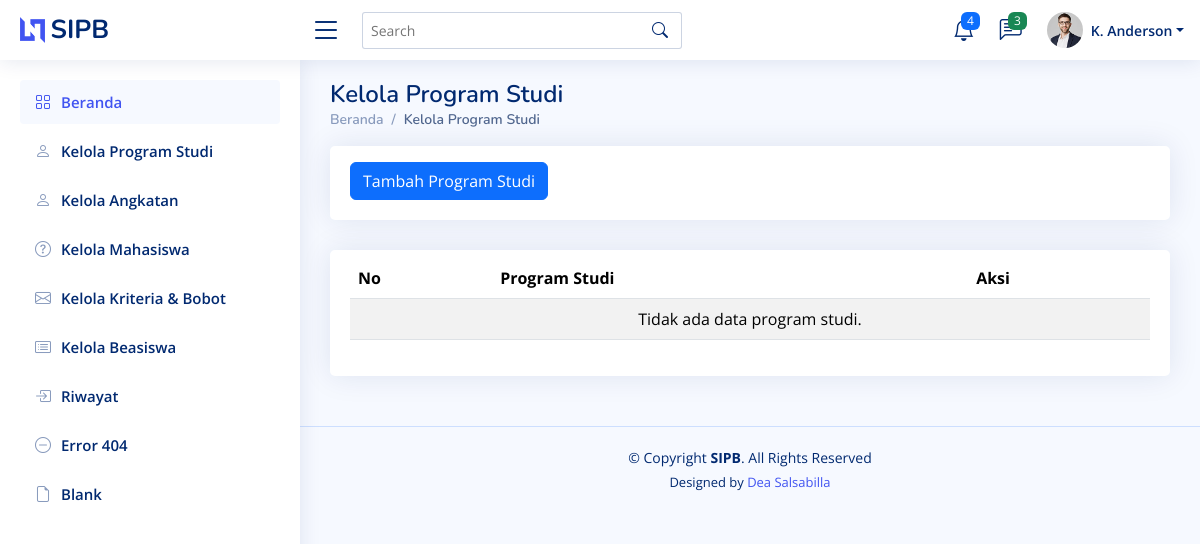
/kelola-prodi/, run on an earlier commit of the app's database.
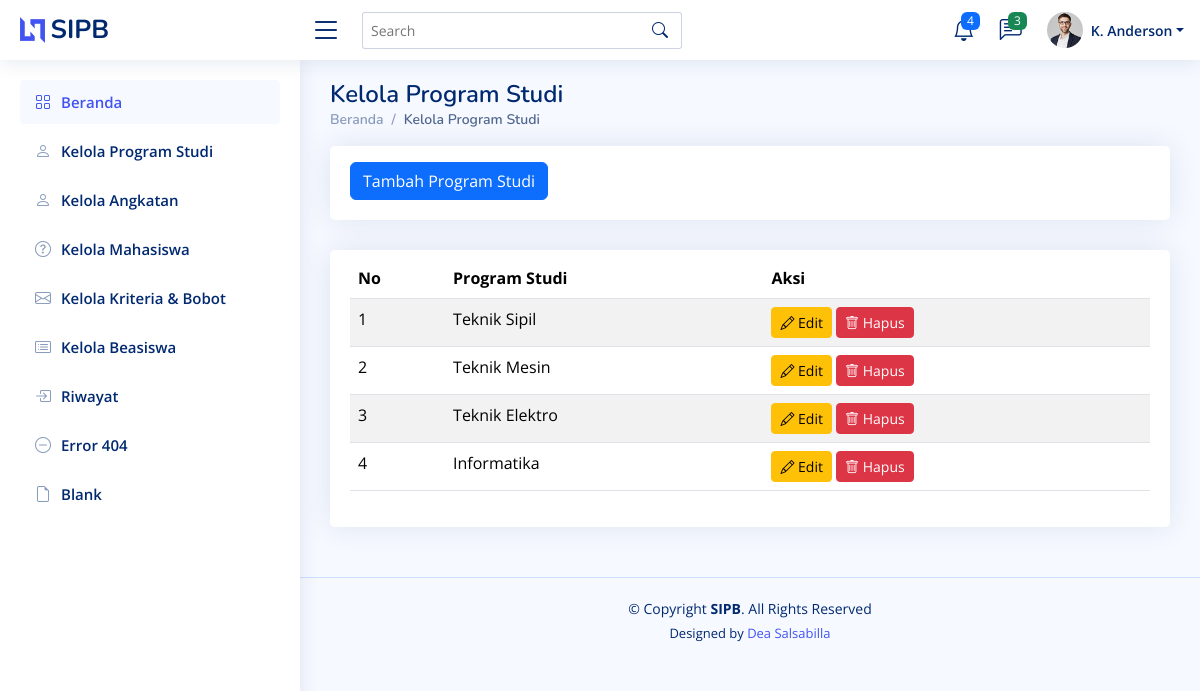
And on a later commit of the database.
### beasiswa/models.py (models this page shows, shortened)
class Prodi(models.Model):
    id = models.AutoField(primary_key=True)  # Auto-increment ID
    prodi = models.CharField(max_length=25)
    class Meta:
        verbose_name = "Prodi"
        verbose_name_plural = "Prodi"
        ordering = ["id"]

### beasiswa/views.py (the view)
# urls.py: path("kelola-prodi/", views.prodi, name='prodi'),
def prodi(request):
    data_prodi = Prodi.objects.all()
    return render(request, 'prodi.html', {'data_prodi': data_prodi})

### beasiswa/templates/prodi.html (shortened to what this page needs)
<!DOCTYPE html>
<html lang="en">
<head>
  {% load static %}
  <link href="{% static 'assets/vendor/bootstrap/css/bootstrap.min.css' %}" rel="stylesheet">
  <link href="{% static 'assets/vendor/bootstrap-icons/bootstrap-icons.css' %}" rel="stylesheet">
  <link href="{% static 'assets/vendor/boxicons/css/boxicons.min.css' %}" rel="stylesheet">
  <link href="{% static 'assets/vendor/quill/quill.snow.css' %}" rel="stylesheet">
  <link href="{% static 'assets/vendor/quill/quill.bubble.css' %}" rel="stylesheet">
  <link href="{% static 'assets/vendor/remixicon/remixicon.css' %}" rel="stylesheet">
  <link href="{% static 'assets/vendor/simple-datatables/style.css' %}" rel="stylesheet">
  <link href="{% static 'assets/css/style.css' %}" rel="stylesheet">
</head>
<body>
  {% include 'partials/header.html' %}
  {% include 'partials/sidebar.html' %}
  <main id="main" class="main">
    <div class="pagetitle">
      <h1>Kelola Program Studi</h1>
      <nav>
        <ol class="breadcrumb">
          <li class="breadcrumb-item"><a href="{% url 'home' %}">Beranda</a></li>
          <li class="breadcrumb-item active">Kelola Program Studi</li>
        </ol>
      </nav>
    </div>
    <div class="row">
        <div class="col-lg-12">
          <div class="card">
            <div class="card-body">
                <button class="btn btn-primary mt-3"><a href="{% url 'tambah_prodi' %}" style="color: white; text-decoration: ">Tambah Program Studi</a></button>
            </div>
          </div>
        </div>
    </div>
    <section class="section">
      <div class="row">
        <div class="col-lg-12">
          <div class="card">
            <div class="card-body">
              <table class="table table-striped mt-2">
                <thead>
                  <tr>
                    <th scope="col">No</th>
                    <th scope="col">Program Studi</th>
                    <th scope="col">Aksi</th>
                  </tr>
                </thead>
                <tbody>
                  {% for prodi in data_prodi %}
                  <tr>
                    <td>{{ forloop.counter }}</td>
                    <td>{{ prodi.prodi }}</td>
                    <td>
                        <a href="{% url 'edit_prodi' prodi.id %}" class="btn btn-warning btn-sm"><i class="bi bi-pencil"></i> Edit</a>
                        <form action="{% url 'hapus_prodi' prodi.id %}" method="post" style="display:inline;">
                            <button type="submit" class="btn btn-danger btn-sm" onclick="return confirm('Apakah Anda yakin ingin menghapus data ini?');"><i class="bi bi-trash"></i> Hapus</button>
                          </form>
                    </td>
                  </tr>
                  {% empty %}
                  <tr>
                    <td colspan="3" class="text-center">Tidak ada data program studi.</td>
                  </tr>
                  {% endfor %}
                </tbody>
              </table>
            </div>
          </div>
        </div>
    </section>
  </main>
  {% include 'partials/footer.html' %}
</body>
</html>

What changed in the data, as far as the page shows it:
added Prodi: prodi "Teknik Sipil"
added Prodi: prodi "Teknik Mesin"
added Prodi: prodi "Teknik Elektro"
added Prodi: prodi "Informatika"
Also different on the page:
text no longer shown: "Tidak ada data program studi."
